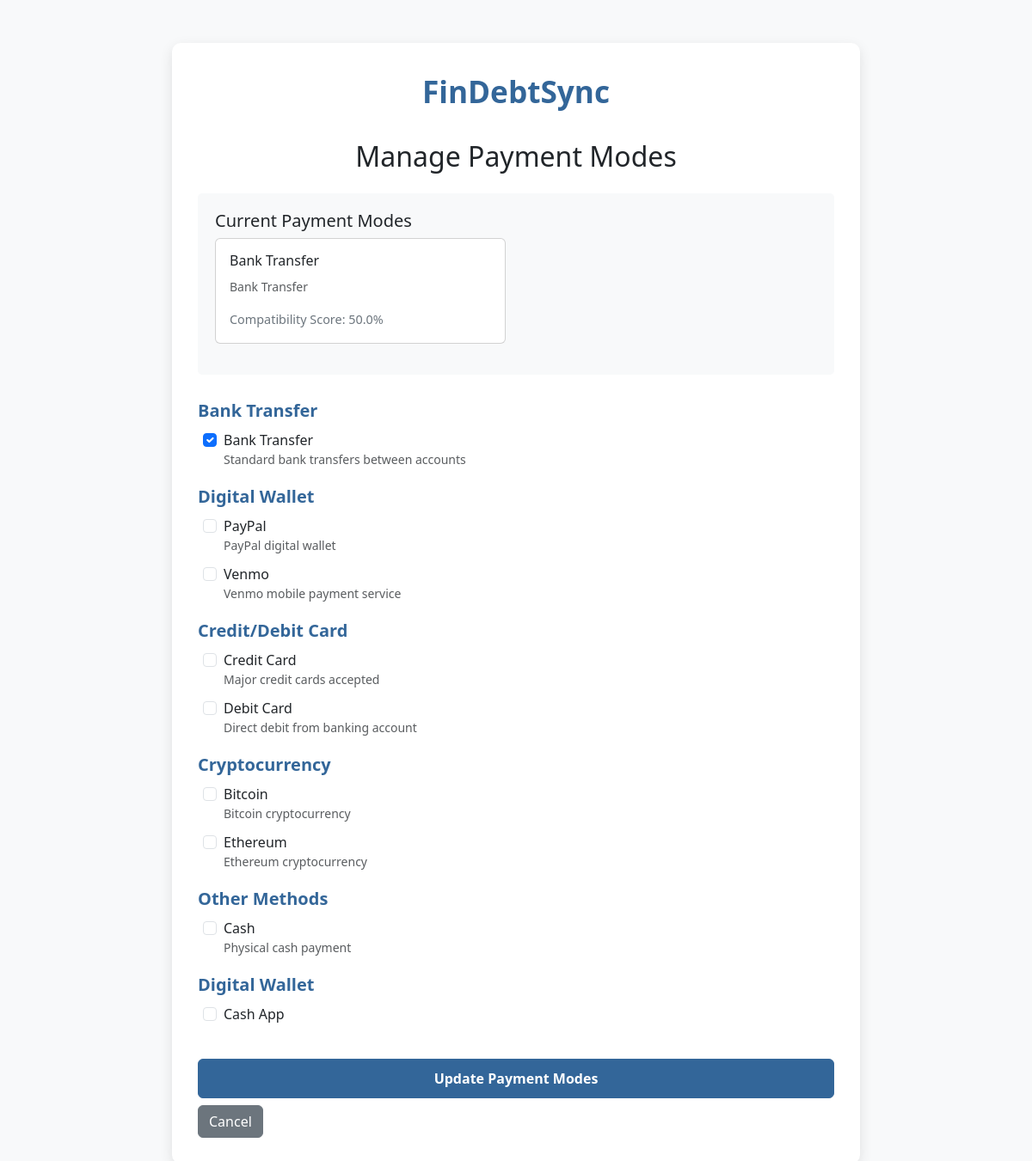
Page /manage-payment-modes/ (signed in) on the committed database.
### core/models.py (models this page shows, shortened)
class PaymentCompatibility(models.Model):
    customer = models.ForeignKey(
        BankCustomer,
        related_name='payment_compatibilities',
        on_delete=models.CASCADE
    ) #links the Payment Compatibiliy to the Bank Customer , if the customer is deleted the PaymentCompatibility is also deleted
    compatible_mode = models.ForeignKey(
        PaymentMode,
        related_name='compatible_customers',
        on_delete=models.CASCADE
    ) #linking the payment compatibility with payment mode so if a payment mode is also deleted
    compatibility_score = models.FloatField(
        validators=[MinValueValidator(0), MaxValueValidator(100)],
        default=50
    )#determining how will the customer can use a specific payment mode
    class Meta:
        unique_together = ('customer', 'compatible_mode')#preventing duplicate records of customer with compatible modes

class PaymentMode(models.Model):
    PAYMENT_CATEGORIES = [
        ('BANK', 'Bank Transfer'),
        ('DIGITAL', 'Digital Wallet'),
        ('CARD', 'Credit/Debit Card'),
        ('CRYPTO', 'Cryptocurrency'),
        ('OTHER', 'Other Methods')
    ]
    name = models.CharField(max_length=50, unique=True)
    category = models.CharField(max_length=20, choices=PAYMENT_CATEGORIES, default='OTHER')
    description = models.TextField(blank=True, null=True)
    is_active = models.BooleanField(default=True)

### core/views.py (the view)
# urls.py: path('manage-payment-modes/', views.manage_payment_modes, name='manage_payment_modes'),
@login_required
def manage_payment_modes(request):
    customer = request.user.bank_profile
    if request.method == 'POST':
        form = PaymentModeManagementForm(request.POST, customer=customer)
        if form.is_valid():
            form.save()
            messages.success(request, "Payment modes updated successfully!")
            return redirect('dashboard')
    else:
        form = PaymentModeManagementForm(customer=customer)
    current_modes = PaymentCompatibility.objects.filter(
        customer=customer
    ).select_related('compatible_mode')
    context = {
        'customer': customer,
        'form': form,
        'current_modes': current_modes,
    }
    return render(request, 'manage_payment_modes.html', context)

### core/forms.py (shortened to what this page needs)
class PaymentModeManagementForm(forms.Form):
    payment_modes = forms.ModelMultipleChoiceField(
        queryset=PaymentMode.objects.filter(is_active=True),
        widget=forms.CheckboxSelectMultiple,
        required=True,
        label="Select your preferred payment modes"
    )
    def __init__(self, *args, **kwargs):
        self.customer = kwargs.pop('customer', None)
        super().__init__(*args, **kwargs)
        if self.customer:
            existing_modes = PaymentCompatibility.objects.filter(
                customer=self.customer
            ).values_list('compatible_mode', flat=True)
            self.fields['payment_modes'].initial = existing_modes

### templates/manage_payment_modes.html (shortened to what this page needs)
<!DOCTYPE html>
<html lang="en">
<head>
    <link href="https://cdn.jsdelivr.net/npm/bootstrap@5.3.0-alpha1/dist/css/bootstrap.min.css" rel="stylesheet">
</head>
<body>
    <div class="container">
        <div class="payment-container">
            <div class="logo">FinDebtSync</div>
            <h2 class="text-center mb-4">Manage Payment Modes</h2>
            <div class="current-modes">
                <h5>Current Payment Modes</h5>
                {% if current_modes %}
                    <div class="row">
                        {% for mode in current_modes %}
                            <div class="col-md-6">
                                <div class="card mb-3">
                                    <div class="card-body">
                                        <h6 class="card-title">{{ mode.compatible_mode.name }}</h6>
                                        <p class="card-text">
                                            <small class="text-muted">{{ mode.compatible_mode.get_category_display }}</small>
                                        </p>
                                        <div class="compatibility-score">
                                            Compatibility Score: {{ mode.compatibility_score }}%
                                        </div>
                                    </div>
                                </div>
                            </div>
                        {% endfor %}
                    </div>
                {% else %}
                    <p class="text-muted">No payment modes selected yet.</p>
                {% endif %}
            </div>
            <form method="post" novalidate>
                <div class="payment-modes">
                    {% regroup form.payment_modes.field.queryset.all by get_category_display as category_list %}
                    {% for category in category_list %}
                        <h5 class="payment-category">{{ category.grouper }}</h5>
                        {% for payment_mode in category.list %}
                            <div class="form-check">
                                <input class="form-check-input" type="checkbox"
                                       name="{{ form.payment_modes.name }}"
                                       value="{{ payment_mode.id }}"
                                       id="payment_{{ payment_mode.id }}"
                                       {% if form.payment_modes.initial and payment_mode.id in form.payment_modes.initial %}
                                       checked
                                       {% endif %}>
                                <label class="form-check-label" for="payment_{{ payment_mode.id }}">
                                    {{ payment_mode.name }}
                                    {% if payment_mode.description %}
                                        <small class="text-muted d-block">{{ payment_mode.description }}</small>
                                    {% endif %}
                                </label>
                            </div>
                        {% endfor %}
                    {% endfor %}
                </div>
                <button type="submit" class="btn btn-primary">Update Payment Modes</button>
                <a href="{% url 'dashboard' %}" class="btn btn-secondary mt-2">Cancel</a>
            </form>
        </div>
    </div>
</body>
</html>

### templates/manage_payment_modes.html (style rules this page uses)
body { background-color: #f8f9fa; }
.payment-container { max-width: 800px; margin: 50px auto; padding: 30px; background-color: white; border-radius: 10px; box-shadow: 0 5px 15px rgba(0, 0, 0, 0.1); }
.logo { font-size: 2.2rem; font-weight: 700; color: #336699; text-align: center; margin-bottom: 30px; }
.payment-category { font-weight: 600; color: #336699; margin-top: 20px; margin-bottom: 10px; }
.form-check { margin-bottom: 10px; padding-left: 30px; }
.btn-primary { background-color: #336699; border-color: #336699; width: 100%; padding: 10px; font-weight: 600; margin-top: 30px; }
.current-modes { background-color: #f8f9fa; padding: 20px; border-radius: 5px; margin-bottom: 30px; }
.compatibility-score { font-size: 0.9rem; color: #6c757d; }

### rows in the picture
PaymentCompatibility: compatible_mode.name "Bank Transfer", compatible_mode.category "Bank Transfer", compatibility_score "50.0"
PaymentMode: payment_modes "☑", name "Bank Transfer", description "Standard bank transfers between accounts"
PaymentMode: name "PayPal", description "PayPal digital wallet"
PaymentMode: name "Venmo", description "Venmo mobile payment service"
PaymentMode: name "Credit Card", description "Major credit cards accepted"
PaymentMode: name "Debit Card", description "Direct debit from banking account"
PaymentMode: name "Bitcoin", description "Bitcoin cryptocurrency"
PaymentMode: name "Ethereum", description "Ethereum cryptocurrency"
PaymentMode: name "Cash", description "Physical cash payment"
PaymentMode: name "Cash App"

### other values in the picture
{{ category.grouper }} "Bank Transfer" "Digital Wallet" "Credit/Debit Card" "Cryptocurrency" "Other Methods" "Digital Wallet"
